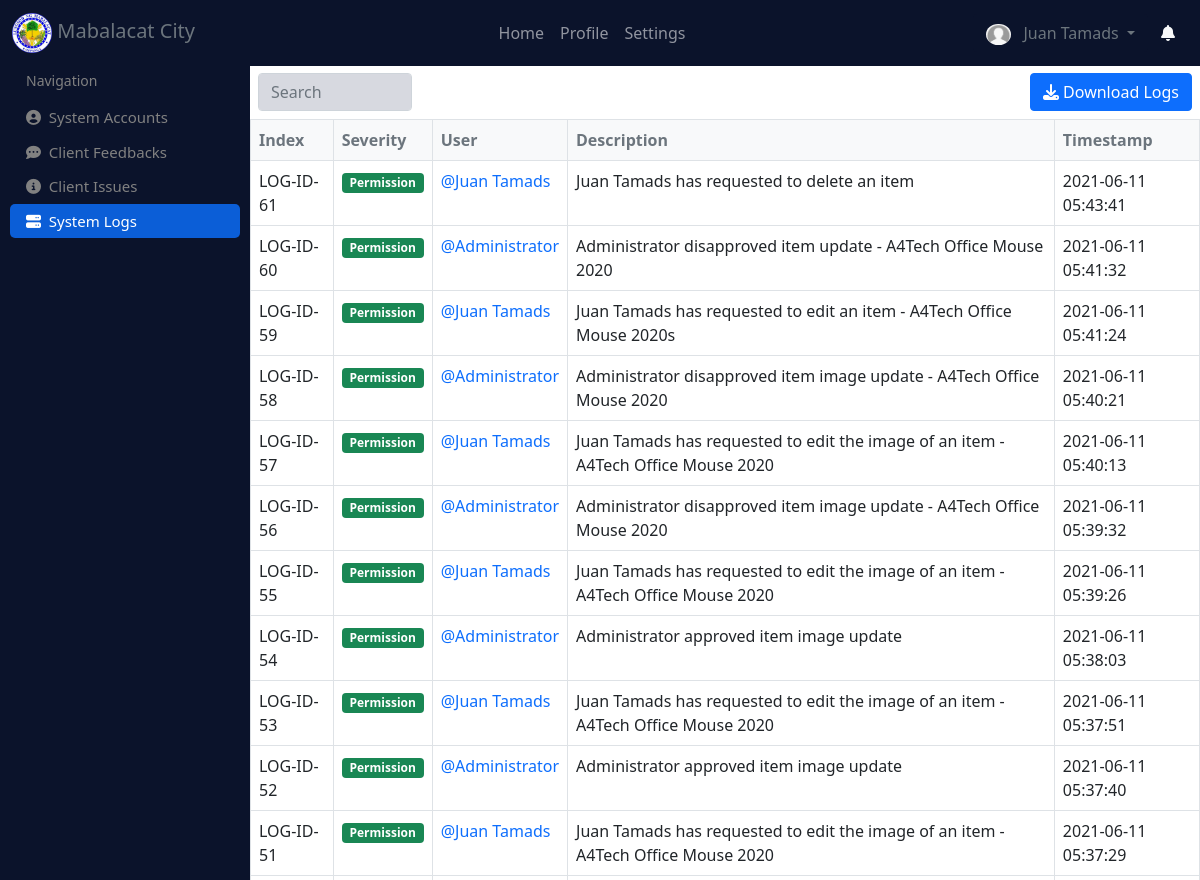
Before: /system_logs (signed in, upper part) with the older database file.
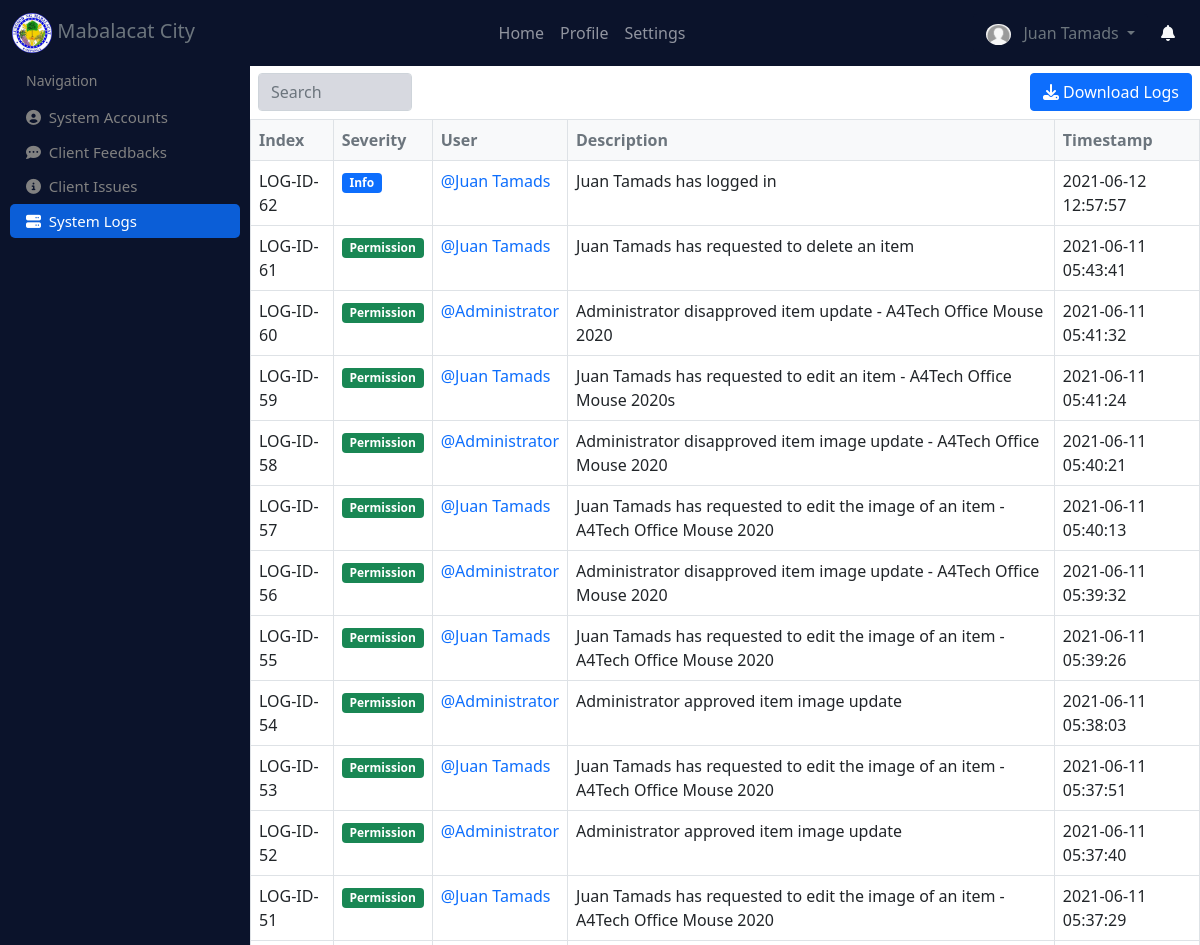
After: the same page with the newer database file.
### website/models.py (models this page shows)
class User(db.Model, UserMixin):
    id = db.Column(db.Integer, primary_key=True)
    image = db.Column(db.String(255), default="default.png")
    name = db.Column(db.String(150), unique=True)
    username = db.Column(db.String(150), unique=True)
    password = db.Column(db.String(150))
    email = db.Column(db.String(150), unique=True)
    number = db.Column(db.Integer, unique=True)
    role = db.Column(db.String(150), default="User")
    activated = db.Column(db.Integer, default=0)
    created_at = db.Column(db.DateTime(timezone=True), default=func.now())
    updated_at = db.Column(db.DateTime(timezone=True), default=func.now())
    items = db.relationship('Item')
    feedbacks = db.relationship('Feedback', backref='user')
    issues = db.relationship('Issue', backref='user')
    logs = db.relationship('Log', backref='user')

class Log(db.Model):
    id = db.Column(db.Integer, primary_key=True)
    severity = db.Column(db.String(150))
    description = db.Column(db.Text)
    date = db.Column(db.Date(), default=func.now())
    timestamp = db.Column(db.DateTime(timezone=True), default=func.now())
    user_id = db.Column(db.Integer, db.ForeignKey("user.id"))

### website/management.py (the view)
@management.route('/system_logs')
@login_required
def system_logs():
    logs = Log.query.join(User).filter(Log.user_id==User.id).order_by(desc(Log.timestamp)).all()
    log_date = Log.query.all()
    return render_template("system_logs.html", logs=logs, log_date=log_date)

### website/templates/system_logs.html (shortened to what this page needs)
{% extends "base.html" %}
{% block main_content %}
<div class="sidenav">
    <br><br>
    <span style="padding: 6px 8px 6px 16px; color: #818181; font-size: 14px;">Navigation</span>
    <a href="/accounts" class="mt-2"><i class="fa fa-user-circle" aria-hidden="true"></i>&nbsp;&nbsp;System Accounts</a>
    <a href="/client_feedbacks"><i class="fa fa-commenting" aria-hidden="true"></i>&nbsp;&nbsp;Client Feedbacks</a>
    <a href="/client_issues"><i class="fa fa-info-circle" aria-hidden="true"></i>&nbsp;&nbsp;Client Issues</a>
    <a href="/system_logs" class="active"><i class="fa fa-server" aria-hidden="true"></i>&nbsp;&nbsp;System Logs</a>
</div>
<div class="main" style="margin-top: 65px;">
    <div class="row p-2">
        <div class="col-sm-8">
            <input type="text" placeholder="Search" class="form-control w-25" style="background-color: #d7d9e0;" id="myInput">
        </div>
        <div class="col-sm-4">
            <button class="btn btn-primary float-end"  data-bs-toggle="modal" data-bs-target="#staticBackdrop">
                <i class="fa fa-download" aria-hidden="true"></i>&nbsp;Download Logs
            </button>
        </div>
    </div>
    <table class="table table-bordered">
        <thead class="bg-light text-muted">
            <tr>
                <th>Index</th>
                <th>Severity</th>
                <th>User</th>
                <th>Description</th>
                <th>Timestamp</th>
            </tr>
        </thead>
        <tbody id="itemsTable">
          {% for l in logs %}
          <tr>
            <td>LOG-ID-{{ l.id }}</td>
            <td>
                {% if l.severity == 'Info' %}
                    <span class="badge bg-primary">{{l.severity}}</span>
                {% else %}
                    <span class="badge bg-success">{{l.severity}}</span>
                {% endif %}
            </td>
            <td><a href="/view_account/{{l.user_id}}" style="text-decoration: none;">@{{ l.user.name }}</a></td>
            <td>{{ l.description }}</td>
            <td>{{ l.timestamp }}</td>
          </tr>
          {% endfor %}
        </tbody>
    </table>
</div>
{% endblock %}

### website/templates/base.html (shortened to what this page needs)
<!DOCTYPE html>
<html lang="en">
<head>
    <link href="{{ url_for('static', filename='css/bootstrap.min.css') }}" rel="stylesheet">
    <link href="{{ url_for('static', filename='custom.css') }}" rel="stylesheet">
    <link rel="stylesheet" href="//cdn.datatables.net/1.10.24/css/jquery.dataTables.min.css">
    <link href="{{ url_for('static', filename='css/bootstrap-lightbox.min.css') }}" rel="stylesheet">
</head>
<body>
    <nav class="navbar fixed-top navbar-expand-lg navbar-dark theme_bg">
        <div class="container-fluid">
          <div class="collapse navbar-collapse" id="navbarTogglerDemo01">
            <a class="navbar-brand text-muted" href="/">
                <img src="{{ url_for('static', filename='logo.png') }}" height="40px">
                Mabalacat City
            </a>
            <ul class="navbar-nav mx-auto mb-2 mb-lg-0">
                <li class="nav-item">
                  <a class="nav-link" href="/" {% if request.url_rule.endpoint == "inventory.inventory_home" %}id="nav_active"{% endif %}>Home</a>
                </li>
              <li class="nav-item">
                <a class="nav-link" href="/profile" {% if request.url_rule.endpoint == "auth.profile" %}id="nav_active"{% endif %}>Profile</a>
              </li>
              <li class="nav-item">
                <a class="nav-link" href="/settings" {% if request.url_rule.endpoint == "auth.settings" %}id="nav_active"{% endif %}>Settings</a>
              </li>
            </ul>
            <div class="d-flex">
                <div class="dropdown">
                    <button class="btn theme_bg text-muted dropdown-toggle" type="button" id="dropdownMenuButton1" data-bs-toggle="dropdown" aria-expanded="false">
                      {% if current_user.image %}
                        <img src="{{ url_for('static', filename='item_images/'+current_user.image) }}" style="border-radius: 50%; width: 25px;">
                      {% else %}
                          <img src="{{ url_for('static', filename='item_images/default.png') }}" style="border-radius: 50%; width: 25px;">
                      {% endif %}
                      {{ current_user.name }}
                    </button>
                </div>
                <a class="btn text-light" href="/item_notification">
                  <i class="fa fa-bell" aria-hidden="true"></i>
                </a>
            </div>
          </div>
        </div>
      </nav>
    {% block main_content %}
    {% endblock %}
</body>
</html>

### website/static/custom.css (style rules this page uses)
.theme_bg { background-color: #0b132b; }

### website/templates/base.html (style rules this page uses)
.theme_bg { background-color: #0b132b; }

### website/templates/system_logs.html (style rules this page uses)
.sidenav { height: 100%; width: 250px; position: fixed; z-index: 1; top: 0; left: 0; background-color: #0b132b; overflow-x: hidden; padding-top: 20px; padding-left: 10px; padding-right: 10px; }
.sidenav a { padding: 6px 8px 6px 16px; text-decoration: none; font-size: 15px; color: #818181; display: block; }
.main { margin-left: 250px; }
.sidenav .active { background-color: #0b5ed7; color: white; border-radius: 5px; }

Changed rows visible on the page:
added Log: id "62", severity "Info", user.name "Juan Tamads", description "Juan Tamads has logged in", timestamp "2021-06-12 12:57:57"
